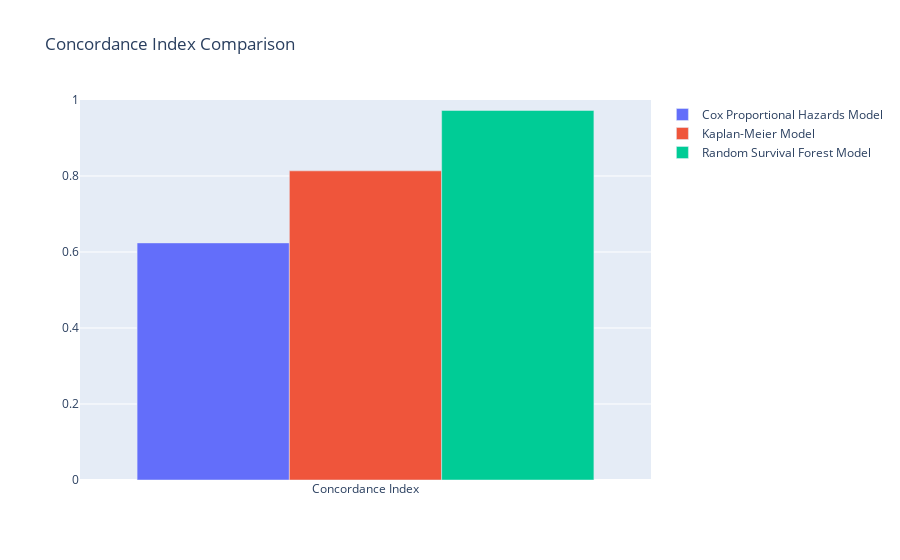

This figure's notebook cell:
### Code cell
import plotly.graph_objects as go

# Calculate the Concordance Indexes
cox_cindex = concordance_index(data['Level'], -data['Cox_Predicted_Churn_Probability'], data['Churn'])
km_cindex = c_index  # Assuming c_index is the Concordance Index for the Kaplan-Meier Model
rsf_cindex = concordance_index_censored(y['Churn'], y['Level'], rsf_pred)[0]

# Create a bar chart
fig = go.Figure(data=[
    go.Bar(name='Cox Proportional Hazards Model', x=['Concordance Index'], y=[cox_cindex]),
    go.Bar(name='Kaplan-Meier Model', x=['Concordance Index'], y=[km_cindex]),
    go.Bar(name='Random Survival Forest Model', x=['Concordance Index'], y=[rsf_cindex])
])

# Change the bar mode
fig.update_layout(barmode='group', title='Concordance Index Comparison', yaxis=dict(range=[0, 1]))

fig.show()

### Figure 1 — Plotly figure (JSON) as saved in the notebook; plotly's stock layout.template omitted (floating-point values rounded to 4 significant figures)
{"data": [{"name": "Cox Proportional Hazards Model", "type": "bar", "x": ["Concordance Index"], "y": [0.6239]}, {"name": "Kaplan-Meier Model", "type": "bar", "x": ["Concordance Index"], "y": [0.8135]}, {"name": "Random Survival Forest Model", "type": "bar", "x": ["Concordance Index"], "y": [0.9725]}], "layout": {"barmode": "group", "title": {"text": "Concordance Index Comparison"}, "yaxis": {"range": [0, 1]}}}
